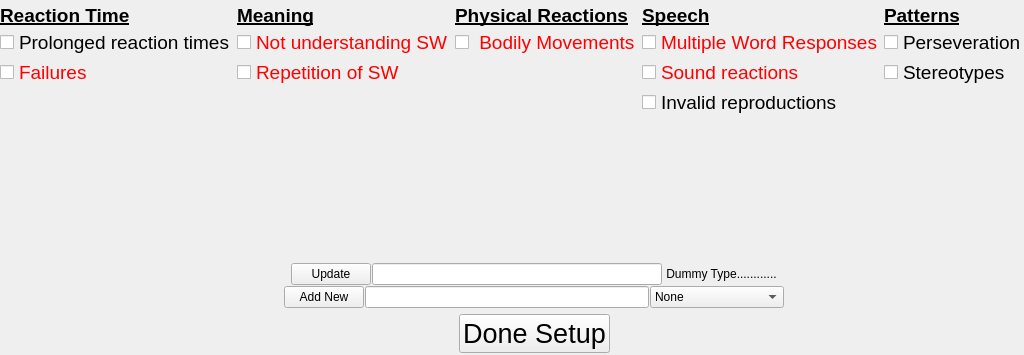
<?xml version="1.0" encoding="UTF-8"?>
<ui version="4.0">
 <class>Form</class>
 <widget class="QWidget" name="Form">
  <property name="geometry">
   <rect>
    <x>0</x>
    <y>0</y>
    <width>1024</width>
    <height>355</height>
   </rect>
  </property>
  <property name="sizePolicy">
   <sizepolicy hsizetype="Fixed" vsizetype="Fixed">
    <horstretch>0</horstretch>
    <verstretch>0</verstretch>
   </sizepolicy>
  </property>
  <property name="minimumSize">
   <size>
    <width>1024</width>
    <height>280</height>
   </size>
  </property>
  <property name="maximumSize">
   <size>
    <width>1024</width>
    <height>500</height>
   </size>
  </property>
  <property name="windowTitle">
   <string>Complex Indicator</string>
  </property>
  <widget class="QWidget" name="layoutWidget">
   <property name="geometry">
    <rect>
     <x>0</x>
     <y>4</y>
     <width>1068</width>
     <height>349</height>
    </rect>
   </property>
   <layout class="QVBoxLayout" name="verticalLayout_7">
    <item>
     <layout class="QVBoxLayout" name="verticalLayout_6">
      <property name="spacing">
       <number>1</number>
      </property>
      <item>
       <layout class="QHBoxLayout" name="horizontalLayout_3">
        <item>
         <layout class="QVBoxLayout" name="verticalLayout">
          <item>
           <widget class="QLabel" name="reactiionTimeCategoryLabel">
            <property name="sizePolicy">
             <sizepolicy hsizetype="Fixed" vsizetype="Fixed">
              <horstretch>0</horstretch>
              <verstretch>0</verstretch>
             </sizepolicy>
            </property>
            <property name="font">
             <font>
              <pointsize>14</pointsize>
              <weight>75</weight>
              <bold>true</bold>
              <underline>true</underline>
             </font>
            </property>
            <property name="text">
             <string>Reaction Time</string>
            </property>
           </widget>
          </item>
          <item>
           <widget class="QCheckBox" name="category1Type1">
            <property name="font">
             <font>
              <pointsize>14</pointsize>
             </font>
            </property>
            <property name="text">
             <string>Prolonged reaction times</string>
            </property>
           </widget>
          </item>
          <item>
           <widget class="QCheckBox" name="category1Type2">
            <property name="palette">
             <palette>
              <active>
               <colorrole role="WindowText">
                <brush brushstyle="SolidPattern">
                 <color alpha="255">
                  <red>255</red>
                  <green>0</green>
                  <blue>0</blue>
                 </color>
                </brush>
               </colorrole>
              </active>
              <inactive>
               <colorrole role="WindowText">
                <brush brushstyle="SolidPattern">
                 <color alpha="255">
                  <red>255</red>
                  <green>0</green>
                  <blue>0</blue>
                 </color>
                </brush>
               </colorrole>
              </inactive>
              <disabled>
               <colorrole role="WindowText">
                <brush brushstyle="SolidPattern">
                 <color alpha="255">
                  <red>120</red>
                  <green>120</green>
                  <blue>120</blue>
                 </color>
                </brush>
               </colorrole>
              </disabled>
             </palette>
            </property>
            <property name="font">
             <font>
              <pointsize>14</pointsize>
             </font>
            </property>
            <property name="styleSheet">
             <string notr="true"/>
            </property>
            <property name="text">
             <string>Failures</string>
            </property>
           </widget>
          </item>
          <item>
           <spacer name="verticalSpacer">
            <property name="orientation">
             <enum>Qt::Vertical</enum>
            </property>
            <property name="sizeHint" stdset="0">
             <size>
              <width>20</width>
              <height>40</height>
             </size>
            </property>
           </spacer>
          </item>
         </layout>
        </item>
        <item>
         <layout class="QVBoxLayout" name="verticalLayout_2">
          <item>
           <widget class="QLabel" name="meaningCategoryLabel">
            <property name="font">
             <font>
              <pointsize>14</pointsize>
              <weight>75</weight>
              <bold>true</bold>
              <underline>true</underline>
             </font>
            </property>
            <property name="text">
             <string>Meaning</string>
            </property>
           </widget>
          </item>
          <item>
           <widget class="QCheckBox" name="category2Type1">
            <property name="palette">
             <palette>
              <active>
               <colorrole role="WindowText">
                <brush brushstyle="SolidPattern">
                 <color alpha="255">
                  <red>255</red>
                  <green>0</green>
                  <blue>0</blue>
                 </color>
                </brush>
               </colorrole>
              </active>
              <inactive>
               <colorrole role="WindowText">
                <brush brushstyle="SolidPattern">
                 <color alpha="255">
                  <red>255</red>
                  <green>0</green>
                  <blue>0</blue>
                 </color>
                </brush>
               </colorrole>
              </inactive>
              <disabled>
               <colorrole role="WindowText">
                <brush brushstyle="SolidPattern">
                 <color alpha="255">
                  <red>120</red>
                  <green>120</green>
                  <blue>120</blue>
                 </color>
                </brush>
               </colorrole>
              </disabled>
             </palette>
            </property>
            <property name="font">
             <font>
              <pointsize>14</pointsize>
             </font>
            </property>
            <property name="text">
             <string>Not understanding SW</string>
            </property>
           </widget>
          </item>
          <item>
           <widget class="QCheckBox" name="category2Type2">
            <property name="palette">
             <palette>
              <active>
               <colorrole role="WindowText">
                <brush brushstyle="SolidPattern">
                 <color alpha="255">
                  <red>255</red>
                  <green>0</green>
                  <blue>0</blue>
                 </color>
                </brush>
               </colorrole>
              </active>
              <inactive>
               <colorrole role="WindowText">
                <brush brushstyle="SolidPattern">
                 <color alpha="255">
                  <red>255</red>
                  <green>0</green>
                  <blue>0</blue>
                 </color>
                </brush>
               </colorrole>
              </inactive>
              <disabled>
               <colorrole role="WindowText">
                <brush brushstyle="SolidPattern">
                 <color alpha="255">
                  <red>120</red>
                  <green>120</green>
                  <blue>120</blue>
                 </color>
                </brush>
               </colorrole>
              </disabled>
             </palette>
            </property>
            <property name="font">
             <font>
              <pointsize>14</pointsize>
             </font>
            </property>
            <property name="text">
             <string>Repetition of SW</string>
            </property>
           </widget>
          </item>
          <item>
           <spacer name="verticalSpacer_2">
            <property name="orientation">
             <enum>Qt::Vertical</enum>
            </property>
            <property name="sizeHint" stdset="0">
             <size>
              <width>20</width>
              <height>40</height>
             </size>
            </property>
           </spacer>
          </item>
         </layout>
        </item>
        <item>
         <layout class="QVBoxLayout" name="verticalLayout_3">
          <item>
           <widget class="QLabel" name="physicalReactionsCategoryLabel">
            <property name="font">
             <font>
              <pointsize>14</pointsize>
              <weight>75</weight>
              <bold>true</bold>
              <underline>true</underline>
             </font>
            </property>
            <property name="text">
             <string>Physical Reactions</string>
            </property>
           </widget>
          </item>
          <item>
           <widget class="QCheckBox" name="category3Type1">
            <property name="palette">
             <palette>
              <active>
               <colorrole role="WindowText">
                <brush brushstyle="SolidPattern">
                 <color alpha="255">
                  <red>255</red>
                  <green>0</green>
                  <blue>0</blue>
                 </color>
                </brush>
               </colorrole>
              </active>
              <inactive>
               <colorrole role="WindowText">
                <brush brushstyle="SolidPattern">
                 <color alpha="255">
                  <red>255</red>
                  <green>0</green>
                  <blue>0</blue>
                 </color>
                </brush>
               </colorrole>
              </inactive>
              <disabled>
               <colorrole role="WindowText">
                <brush brushstyle="SolidPattern">
                 <color alpha="255">
                  <red>120</red>
                  <green>120</green>
                  <blue>120</blue>
                 </color>
                </brush>
               </colorrole>
              </disabled>
             </palette>
            </property>
            <property name="font">
             <font>
              <pointsize>14</pointsize>
             </font>
            </property>
            <property name="text">
             <string> Bodily Movements</string>
            </property>
           </widget>
          </item>
          <item>
           <spacer name="verticalSpacer_3">
            <property name="orientation">
             <enum>Qt::Vertical</enum>
            </property>
            <property name="sizeHint" stdset="0">
             <size>
              <width>20</width>
              <height>40</height>
             </size>
            </property>
           </spacer>
          </item>
         </layout>
        </item>
        <item>
         <layout class="QVBoxLayout" name="verticalLayout_4">
          <item>
           <widget class="QLabel" name="speechCategoryLabel">
            <property name="font">
             <font>
              <pointsize>14</pointsize>
              <weight>75</weight>
              <bold>true</bold>
              <underline>true</underline>
             </font>
            </property>
            <property name="text">
             <string>Speech</string>
            </property>
           </widget>
          </item>
          <item>
           <widget class="QCheckBox" name="category4Type1">
            <property name="palette">
             <palette>
              <active>
               <colorrole role="WindowText">
                <brush brushstyle="SolidPattern">
                 <color alpha="255">
                  <red>255</red>
                  <green>0</green>
                  <blue>0</blue>
                 </color>
                </brush>
               </colorrole>
              </active>
              <inactive>
               <colorrole role="WindowText">
                <brush brushstyle="SolidPattern">
                 <color alpha="255">
                  <red>255</red>
                  <green>0</green>
                  <blue>0</blue>
                 </color>
                </brush>
               </colorrole>
              </inactive>
              <disabled>
               <colorrole role="WindowText">
                <brush brushstyle="SolidPattern">
                 <color alpha="255">
                  <red>120</red>
                  <green>120</green>
                  <blue>120</blue>
                 </color>
                </brush>
               </colorrole>
              </disabled>
             </palette>
            </property>
            <property name="font">
             <font>
              <pointsize>14</pointsize>
             </font>
            </property>
            <property name="text">
             <string>Multiple Word Responses</string>
            </property>
           </widget>
          </item>
          <item>
           <widget class="QCheckBox" name="category4Type2">
            <property name="palette">
             <palette>
              <active>
               <colorrole role="WindowText">
                <brush brushstyle="SolidPattern">
                 <color alpha="255">
                  <red>255</red>
                  <green>0</green>
                  <blue>0</blue>
                 </color>
                </brush>
               </colorrole>
              </active>
              <inactive>
               <colorrole role="WindowText">
                <brush brushstyle="SolidPattern">
                 <color alpha="255">
                  <red>255</red>
                  <green>0</green>
                  <blue>0</blue>
                 </color>
                </brush>
               </colorrole>
              </inactive>
              <disabled>
               <colorrole role="WindowText">
                <brush brushstyle="SolidPattern">
                 <color alpha="255">
                  <red>120</red>
                  <green>120</green>
                  <blue>120</blue>
                 </color>
                </brush>
               </colorrole>
              </disabled>
             </palette>
            </property>
            <property name="font">
             <font>
              <pointsize>14</pointsize>
             </font>
            </property>
            <property name="text">
             <string>Sound reactions</string>
            </property>
           </widget>
          </item>
          <item>
           <widget class="QCheckBox" name="category4Type3">
            <property name="font">
             <font>
              <pointsize>14</pointsize>
             </font>
            </property>
            <property name="text">
             <string>Invalid reproductions</string>
            </property>
           </widget>
          </item>
          <item>
           <spacer name="verticalSpacer_4">
            <property name="orientation">
             <enum>Qt::Vertical</enum>
            </property>
            <property name="sizeHint" stdset="0">
             <size>
              <width>20</width>
              <height>40</height>
             </size>
            </property>
           </spacer>
          </item>
         </layout>
        </item>
        <item>
         <layout class="QVBoxLayout" name="verticalLayout_5">
          <item>
           <widget class="QLabel" name="patternsCategoryLabel">
            <property name="font">
             <font>
              <pointsize>14</pointsize>
              <weight>75</weight>
              <bold>true</bold>
              <underline>true</underline>
             </font>
            </property>
            <property name="text">
             <string>Patterns</string>
            </property>
           </widget>
          </item>
          <item>
           <widget class="QCheckBox" name="category5Type1">
            <property name="font">
             <font>
              <pointsize>14</pointsize>
             </font>
            </property>
            <property name="text">
             <string>Perseveration</string>
            </property>
           </widget>
          </item>
          <item>
           <widget class="QCheckBox" name="category5Type2">
            <property name="font">
             <font>
              <pointsize>14</pointsize>
             </font>
            </property>
            <property name="text">
             <string>Stereotypes</string>
            </property>
           </widget>
          </item>
          <item>
           <spacer name="verticalSpacer_5">
            <property name="orientation">
             <enum>Qt::Vertical</enum>
            </property>
            <property name="sizeHint" stdset="0">
             <size>
              <width>20</width>
              <height>40</height>
             </size>
            </property>
           </spacer>
          </item>
         </layout>
        </item>
       </layout>
      </item>
      <item>
       <layout class="QHBoxLayout" name="horizontalLayout_2">
        <item>
         <spacer name="horizontalSpacer">
          <property name="orientation">
           <enum>Qt::Horizontal</enum>
          </property>
          <property name="sizeHint" stdset="0">
           <size>
            <width>40</width>
            <height>20</height>
           </size>
          </property>
         </spacer>
        </item>
        <item>
         <widget class="QPushButton" name="updateExistingComplexIndicator">
          <property name="text">
           <string>Update</string>
          </property>
         </widget>
        </item>
        <item>
         <widget class="QLineEdit" name="complexIndicatorToUpdate">
          <property name="text">
           <string/>
          </property>
         </widget>
        </item>
        <item>
         <widget class="QLabel" name="selectedTypeLabel">
          <property name="text">
           <string> Dummy Type............</string>
          </property>
         </widget>
        </item>
        <item>
         <spacer name="horizontalSpacer_6">
          <property name="orientation">
           <enum>Qt::Horizontal</enum>
          </property>
          <property name="sizeHint" stdset="0">
           <size>
            <width>40</width>
            <height>20</height>
           </size>
          </property>
         </spacer>
        </item>
       </layout>
      </item>
      <item>
       <layout class="QHBoxLayout" name="horizontalLayout">
        <item>
         <spacer name="horizontalSpacer_2">
          <property name="orientation">
           <enum>Qt::Horizontal</enum>
          </property>
          <property name="sizeHint" stdset="0">
           <size>
            <width>40</width>
            <height>20</height>
           </size>
          </property>
         </spacer>
        </item>
        <item>
         <widget class="QPushButton" name="addNewComplexIndicator">
          <property name="text">
           <string>Add New</string>
          </property>
         </widget>
        </item>
        <item>
         <widget class="QLineEdit" name="newComplexIndicatorToAdd">
          <property name="text">
           <string/>
          </property>
         </widget>
        </item>
        <item>
         <widget class="QComboBox" name="selectedComplexIndicatorCategory">
          <item>
           <property name="text">
            <string>None</string>
           </property>
          </item>
          <item>
           <property name="text">
            <string>Reaction Time</string>
           </property>
          </item>
          <item>
           <property name="text">
            <string>Meaning</string>
           </property>
          </item>
          <item>
           <property name="text">
            <string>Physical Reactions</string>
           </property>
          </item>
          <item>
           <property name="text">
            <string>Speech</string>
           </property>
          </item>
          <item>
           <property name="text">
            <string>Pattern</string>
           </property>
          </item>
         </widget>
        </item>
        <item>
         <spacer name="horizontalSpacer_8">
          <property name="orientation">
           <enum>Qt::Horizontal</enum>
          </property>
          <property name="sizeHint" stdset="0">
           <size>
            <width>40</width>
            <height>20</height>
           </size>
          </property>
         </spacer>
        </item>
       </layout>
      </item>
     </layout>
    </item>
    <item>
     <layout class="QHBoxLayout" name="horizontalLayout_4">
      <item>
       <spacer name="horizontalSpacer_3">
        <property name="orientation">
         <enum>Qt::Horizontal</enum>
        </property>
        <property name="sizeHint" stdset="0">
         <size>
          <width>40</width>
          <height>20</height>
         </size>
        </property>
       </spacer>
      </item>
      <item>
       <widget class="QPushButton" name="doneSetupButton">
        <property name="font">
         <font>
          <pointsize>20</pointsize>
         </font>
        </property>
        <property name="text">
         <string>Done Setup</string>
        </property>
       </widget>
      </item>
      <item>
       <spacer name="horizontalSpacer_4">
        <property name="orientation">
         <enum>Qt::Horizontal</enum>
        </property>
        <property name="sizeHint" stdset="0">
         <size>
          <width>40</width>
          <height>20</height>
         </size>
        </property>
       </spacer>
      </item>
     </layout>
    </item>
   </layout>
  </widget>
 </widget>
 <resources/>
 <connections/>
</ui>
